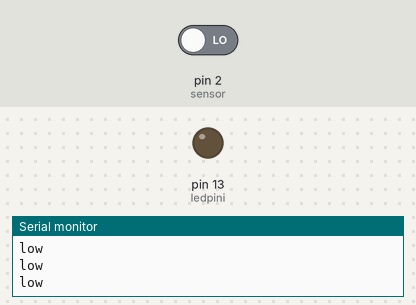
The sketch below on a simulated Arduino Uno, built with avr-gcc and run on an emulated ATmega328P. On the bench: output pins drawn as LEDs (lit = HIGH), the last lines printed to the serial monitor. The test bench sets the inputs (shaded band); at power-on: pin 2 (sensor) LOW.

Above: at 1.2 s.
1.3 s: pin 2 (sensor) driven HIGH
At 2.4 s:
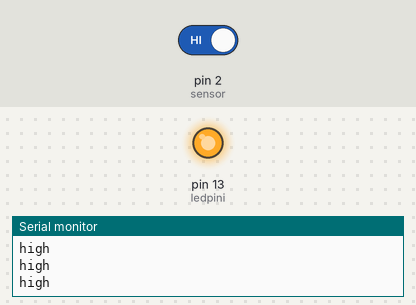
2.8 s: pin 2 (sensor) driven LOW
At 3.5 s:
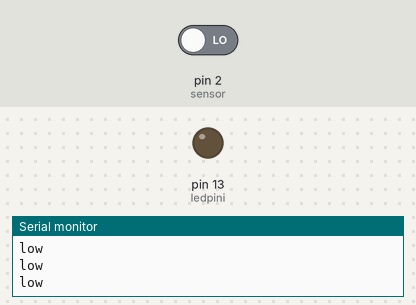
Timing chart, 0 to 5.8 s (numbered marks = the images above; inputs shaded):
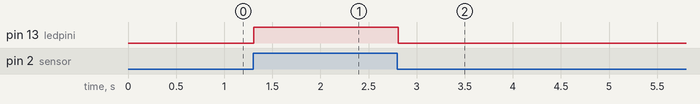

Measured:
- after the input at 1.3 s, pin 13 (ledpini): LOW → HIGH at once
- after the input at 2.8 s, pin 13 (ledpini): HIGH → LOW at once

The sketch:

MZ80.ino
```cpp
/*
Siyah kablo == > Data girişi(D2)
Mavi kablo == > GND
Kahverengi kablo == > 5V
Aşağıdaki örnek kod ile deneme yapabilirsiniz.
*/


int sensor = 2; //mz80 sensörünün bağlı olduğu pin
int ledpini = 13; //led pini
void setup()
{

  Serial.begin(9600);
  pinMode(sensor, INPUT);
  pinMode(ledpini, OUTPUT);
}

void loop()

{
  boolean sensordurum = digitalRead(sensor);
  if (sensordurum == 1)
  {
    Serial.println("high");
    digitalWrite(ledpini, HIGH);
  }
  else
  {
    Serial.println("low");
    digitalWrite(ledpini, LOW);
  }

  delay(10);

}
```
